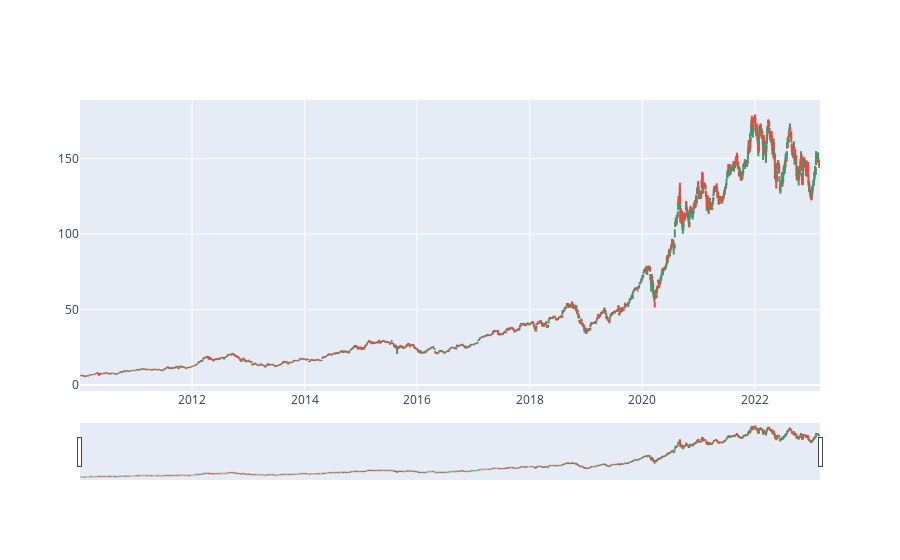

Notebook code for this chart:
### Code cell
import plotly.graph_objects as go
fig = go.Figure(
    data=go.Ohlc(
        x=df_aapl.index,
        open=df_aapl["open"],
        high=df_aapl["high"],
        low=df_aapl["low"],
        close=df_aapl["close"],
    )
)
fig.show()

### Figure 1 — Plotly figure (JSON) as saved in the notebook; plotly's stock layout.template omitted (floating-point values rounded to 4 significant figures; data arrays with more than 128 entries replaced by an {"elided": "..."} marker saying what was removed)
{"data": [{"close": {"elided": "3311 float values"}, "high": {"elided": "3311 float values"}, "low": {"elided": "3311 float values"}, "open": {"elided": "3311 float values"}, "type": "ohlc", "x": {"elided": "3311 str values"}}], "layout": {"autosize": true, "xaxis": {"autorange": true, "range": ["2010-01-03 12:00", "2023-02-28 12:00"], "rangeslider": {"autorange": true, "range": ["2010-01-03 12:00", "2023-02-28 12:00"], "yaxis": {"_template": null, "rangemode": "match"}}, "type": "date"}, "yaxis": {"autorange": true, "range": [-3.932, 188.8]}}}
